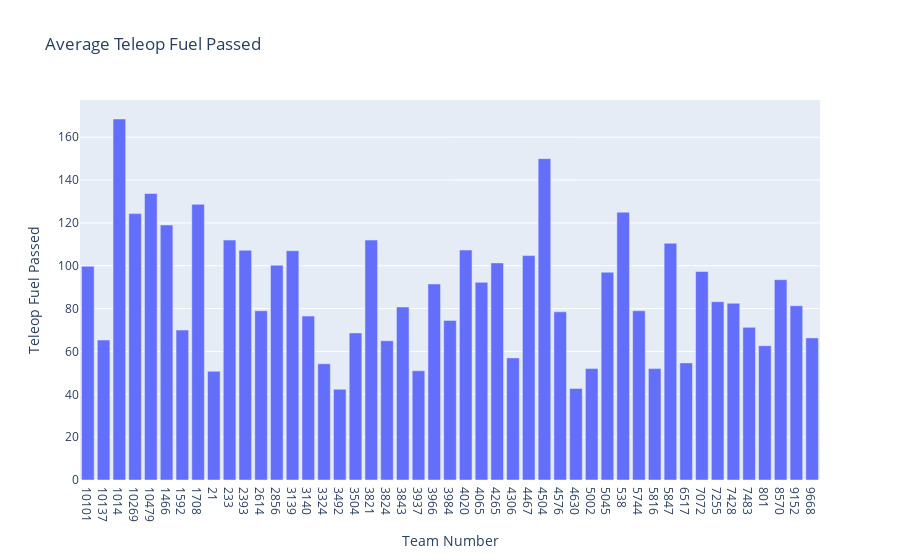

The cell this chart's notebook holds for it:
### Code cell
teleop_fuel_passed_df = scouted_data.groupby("Team Number")["Teleop Fuel Passed"].mean().reset_index()
fig = px.bar(teleop_fuel_passed_df, x="Team Number", y="Teleop Fuel Passed", title="Average Teleop Fuel Passed", 
             labels={"Total Teleop Fuel Passed": "total fuel passed"})
fig.show()

### Figure 1 — Plotly figure (JSON) as saved in the notebook; plotly's stock layout.template omitted (floating-point values rounded to 4 significant figures)
{"data": [{"hovertemplate": "Team Number=%{x}<br>Teleop Fuel Passed=%{y}<extra></extra>", "legendgroup": "", "marker": {"color": "#636efa", "pattern": {"shape": ""}}, "name": "", "orientation": "v", "showlegend": false, "textposition": "auto", "type": "bar", "x": ["10101", "10137", "1014", "10269", "10479", "1466", "1592", "1708", "21", "233", "2393", "2614", "2856", "3139", "3140", "3324", "3492", "3504", "3821", "3824", "3843", "3937", "3966", "3984", "4020", "4065", "4265", "4306", "4467", "4504", "4576", "4630", "5002", "5045", "538", "5744", "5816", "5847", "6517", "7072", "7255", "7428", "7483", "801", "8570", "9152", "9668"], "xaxis": "x", "y": [99.75, 65.33, 168.5, 124.3, 133.8, 119.0, 70.0, 128.7, 50.75, 112.0, 107.2, 79.0, 100.2, 107.0, 76.5, 54.25, 42.33, 68.67, 112.0, 65.0, 80.75, 51.0, 91.5, 74.5, 107.3, 92.25, 101.3, 57.0, 104.8, 150.0, 78.5, 42.75, 52.0, 97.0, 125.0, 79.0, 52.0, 110.5, 54.67, 97.33, 83.25, 82.5, 71.25, 62.67, 93.5, 81.33, 66.33], "yaxis": "y"}], "layout": {"barmode": "relative", "legend": {"tracegroupgap": 0}, "title": {"text": "Average Teleop Fuel Passed"}, "xaxis": {"anchor": "y", "domain": [0, 1], "title": {"text": "Team Number"}}, "yaxis": {"anchor": "x", "domain": [0, 1], "title": {"text": "Teleop Fuel Passed"}}}}
